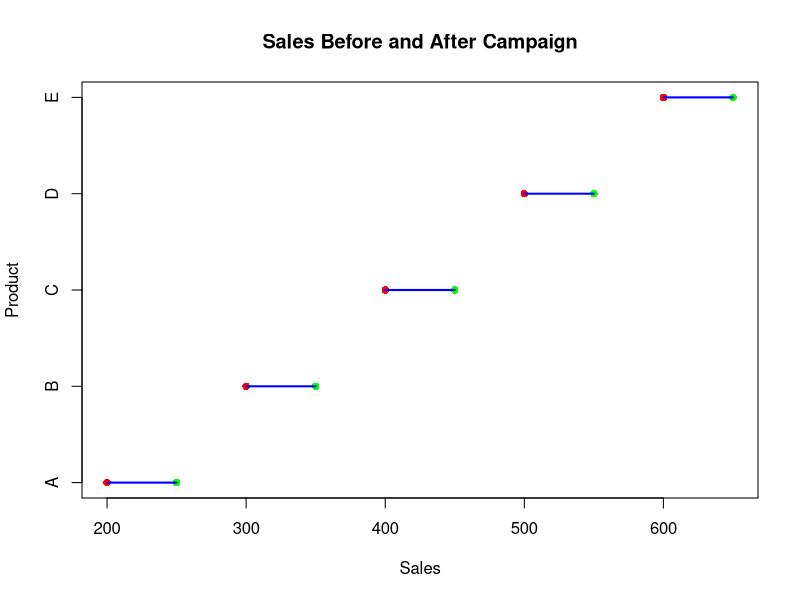

This figure's R source:
# Data
product <- c("A", "B", "C", "D", "E")
before <- c(200, 300, 400, 500, 600)
after <- c(250, 350, 450, 550, 650)

# Create the plot
plot(before, 1:5, xlim = range(c(before, after)), pch = 16, col = "red", xlab = "Sales", ylab = "Product", yaxt = "n", main = "Sales Before and After Campaign")
points(after, 1:5, pch = 16, col = "green")

# Add lines connecting before and after
segments(before, 1:5, after, 1:5, col = "blue", lwd = 2)

# Add product labels
axis(2, at = 1:5, labels = product)
